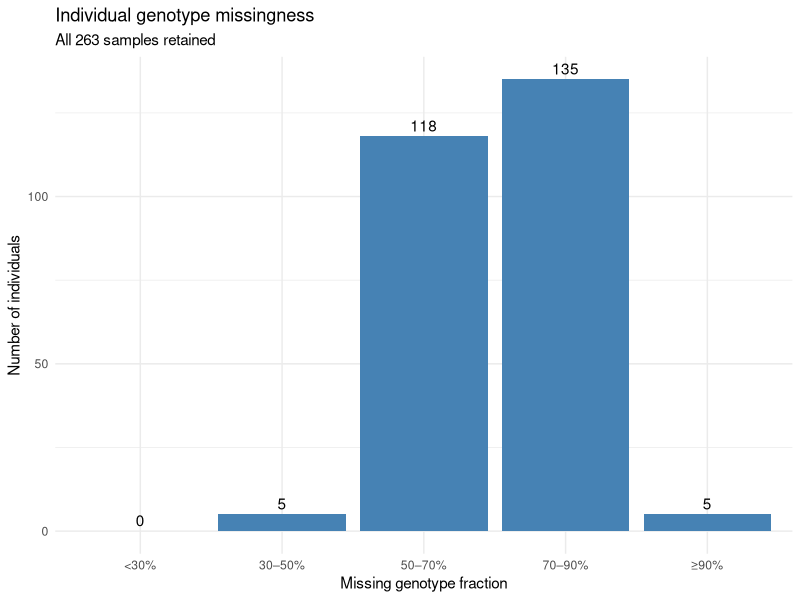
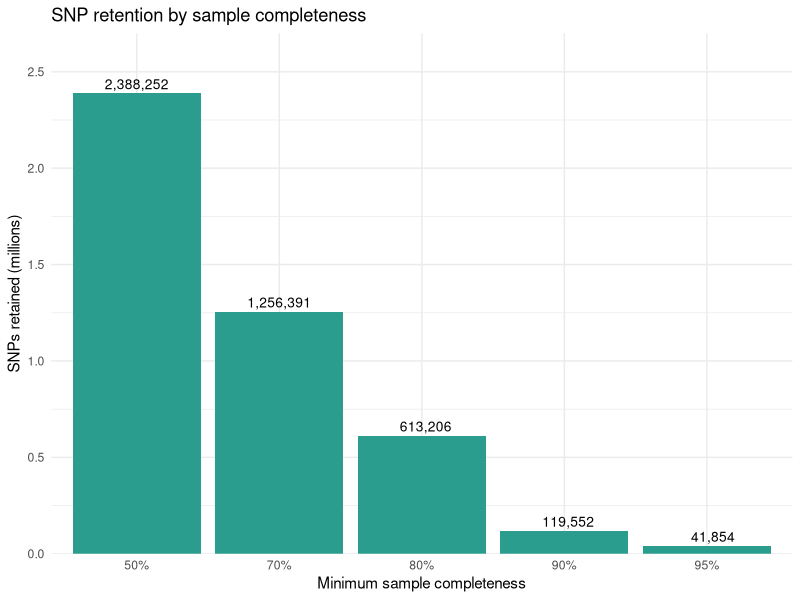

The R script that drew these images, in order:
## ---- chunk 1
knitr::opts_chunk$set(
  echo = FALSE,
  warning = FALSE,
  message = FALSE
)

library(ggplot2)
## ---- chunk 2

library(ggplot2)

missingness <- data.frame(
  category = factor(
    c("<30%", "30–50%", "50–70%", "70–90%", "≥90%"),
    levels = c("<30%", "30–50%", "50–70%", "70–90%", "≥90%")
  ),
  individuals = c(0, 5, 118, 135, 5)
)

ggplot(missingness, aes(x = category, y = individuals)) +
  geom_col(fill = "#4682B4") +
  geom_text(aes(label = individuals), vjust = -0.4) +
  labs(
    title = "Individual genotype missingness",
    subtitle = "All 263 samples retained",
    x = "Missing genotype fraction",
    y = "Number of individuals"
  ) +
  theme_minimal()
## ---- chunk 3
completeness <- data.frame(
  threshold = factor(
    c("50%", "70%", "80%", "90%", "95%"),
    levels = c("50%", "70%", "80%", "90%", "95%")
  ),
  snps = c(2388252, 1256391, 613206, 119552, 41854)
)

ggplot(completeness, aes(x = threshold, y = snps / 1e6)) +
  geom_col(fill = "#2A9D8F") +
  geom_text(
    aes(label = format(snps, big.mark = ",", scientific = FALSE)),
    vjust = -0.4,
    size = 3.5
  ) +
  scale_y_continuous(
    limits = c(0, 2.7),
    expand = expansion(mult = c(0, 0))
  ) +
  labs(
    title = "SNP retention by sample completeness",
    x = "Minimum sample completeness",
    y = "SNPs retained (millions)"
  ) +
  theme_minimal()
